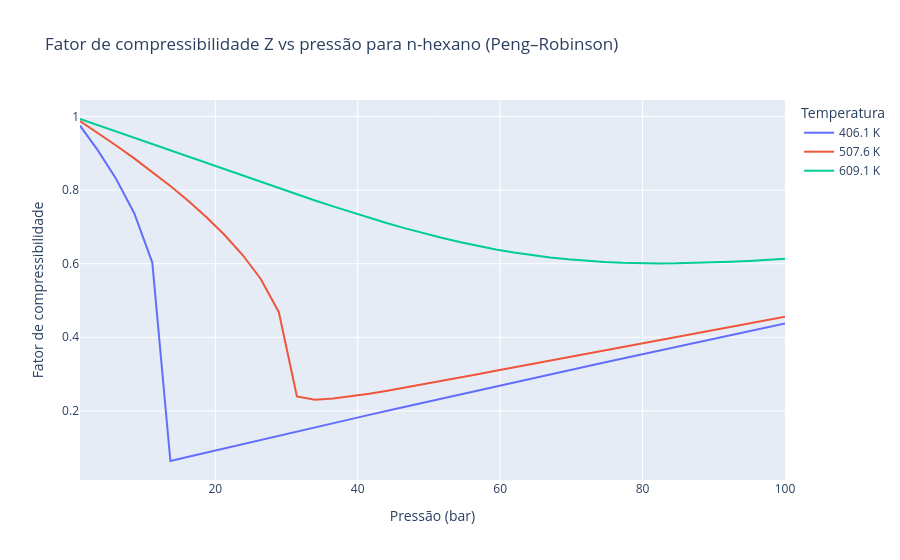

Source (notebook cell):
### Markdown cell above
Explicando as colunas:

*fluido: nome do componente que você escolheu (metano, etano, etc.).

* T_K: temperatura em kelvin usada naquele cálculo (0,8 Tc, Tc ou 1,2 Tc).

* P_Pa: pressão em pascal (entre 1x10^5 Pa e 1x10^7 Pa).

* Z: fator de compressibilidade calculado pela Peng–Robinson para aquele par (P, T).

Se fosse gás ideal, seria Z=1;

Z<1 indica forças atrativas predominando; 

Z>1, repulsivas.

* Vm_m3mol: volume molar correspondente, calculado por Vm= Z \frac{RT}{P}

### Code cell
# Preparando dados para o gráfico Z x P

df_plot = df.copy()
df_plot["P_bar"] = df_plot["P_Pa"] / 1e5
df_plot["T_label"] = df_plot["T_K"].round(1).astype(str) + " K"

fig = px.line(
    df_plot,
    x="P_bar",
    y="Z",
    color="T_label",
    title=f"Fator de compressibilidade Z vs pressão para {fluido_escolhido} (Peng–Robinson)",
    labels={"P_bar": "Pressão (bar)", "Z": "Fator de compressibilidade", "T_label": "Temperatura"}
)
fig.show()

### Figure 1 — Plotly figure (JSON) as saved in the notebook; plotly's stock layout.template omitted (floating-point values rounded to 4 significant figures)
{"data": [{"hovertemplate": "Temperatura=406.1 K<br>Pressão (bar)=%{x}<br>Fator de compressibilidade=%{y}<extra></extra>", "legendgroup": "406.1 K", "line": {"color": "#636efa", "dash": "solid"}, "marker": {"symbol": "circle"}, "mode": "lines", "name": "406.1 K", "orientation": "v", "showlegend": true, "type": "scatter", "x": [1.0, 3.538, 6.077, 8.615, 11.15, 13.69, 16.23, 18.77, 21.31, 23.85, 26.38, 28.92, 31.46, 34.0, 36.54, 39.08, 41.62, 44.15, 46.69, 49.23, 51.77, 54.31, 56.85, 59.38, 61.92, 64.46, 67.0, 69.54, 72.08, 74.62, 77.15, 79.69, 82.23, 84.77, 87.31, 89.85, 92.38, 94.92, 97.46, 100.0], "xaxis": "x", "y": [0.9751, 0.9071, 0.83, 0.737, 0.6031, 0.06378, 0.07542, 0.087, 0.09853, 0.11, 0.1214, 0.1328, 0.1442, 0.1555, 0.1667, 0.1779, 0.1891, 0.2002, 0.2113, 0.2224, 0.2334, 0.2444, 0.2554, 0.2663, 0.2772, 0.2881, 0.2989, 0.3097, 0.3205, 0.3312, 0.3419, 0.3526, 0.3633, 0.3739, 0.3846, 0.3952, 0.4057, 0.4163, 0.4268, 0.4373], "yaxis": "y"}, {"hovertemplate": "Temperatura=507.6 K<br>Pressão (bar)=%{x}<br>Fator de compressibilidade=%{y}<extra></extra>", "legendgroup": "507.6 K", "line": {"color": "#EF553B", "dash": "solid"}, "marker": {"symbol": "circle"}, "mode": "lines", "name": "507.6 K", "orientation": "v", "showlegend": true, "type": "scatter", "x": [1.0, 3.538, 6.077, 8.615, 11.15, 13.69, 16.23, 18.77, 21.31, 23.85, 26.38, 28.92, 31.46, 34.0, 36.54, 39.08, 41.62, 44.15, 46.69, 49.23, 51.77, 54.31, 56.85, 59.38, 61.92, 64.46, 67.0, 69.54, 72.08, 74.62, 77.15, 79.69, 82.23, 84.77, 87.31, 89.85, 92.38, 94.92, 97.46, 100.0], "xaxis": "x", "y": [0.9874, 0.9549, 0.9212, 0.8861, 0.8495, 0.811, 0.7701, 0.7262, 0.678, 0.6236, 0.5585, 0.4681, 0.2392, 0.2305, 0.2334, 0.2394, 0.2467, 0.2548, 0.2634, 0.2722, 0.2812, 0.2904, 0.2996, 0.3088, 0.3181, 0.3273, 0.3366, 0.3459, 0.3551, 0.3644, 0.3736, 0.3828, 0.392, 0.4012, 0.4103, 0.4194, 0.4285, 0.4376, 0.4466, 0.4556], "yaxis": "y"}, {"hovertemplate": "Temperatura=609.1 K<br>Pressão (bar)=%{x}<br>Fator de compressibilidade=%{y}<extra></extra>", "legendgroup": "609.1 K", "line": {"color": "#00cc96", "dash": "solid"}, "marker": {"symbol": "circle"}, "mode": "lines", "name": "609.1 K", "orientation": "v", "showlegend": true, "type": "scatter", "x": [1.0, 3.538, 6.077, 8.615, 11.15, 13.69, 16.23, 18.77, 21.31, 23.85, 26.38, 28.92, 31.46, 34.0, 36.54, 39.08, 41.62, 44.15, 46.69, 49.23, 51.77, 54.31, 56.85, 59.38, 61.92, 64.46, 67.0, 69.54, 72.08, 74.62, 77.15, 79.69, 82.23, 84.77, 87.31, 89.85, 92.38, 94.92, 97.46, 100.0], "xaxis": "x", "y": [0.9932, 0.9761, 0.9589, 0.9416, 0.9244, 0.9072, 0.8899, 0.8727, 0.8556, 0.8385, 0.8215, 0.8047, 0.7881, 0.7717, 0.7557, 0.74, 0.7248, 0.7101, 0.6961, 0.6828, 0.6703, 0.6588, 0.6482, 0.6387, 0.6304, 0.6231, 0.6169, 0.6119, 0.6078, 0.6048, 0.6026, 0.6013, 0.6008, 0.601, 0.6018, 0.6031, 0.605, 0.6073, 0.6101, 0.6132], "yaxis": "y"}], "layout": {"legend": {"title": {"text": "Temperatura"}, "tracegroupgap": 0}, "title": {"text": "Fator de compressibilidade Z vs pressão para n-hexano (Peng–Robinson)"}, "xaxis": {"anchor": "y", "domain": [0, 1], "title": {"text": "Pressão (bar)"}}, "yaxis": {"anchor": "x", "domain": [0, 1], "title": {"text": "Fator de compressibilidade"}}}}
